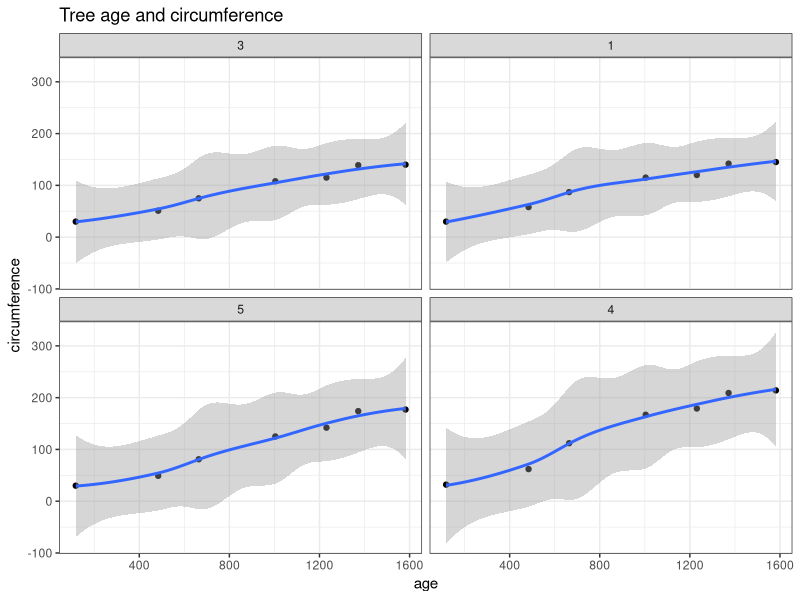
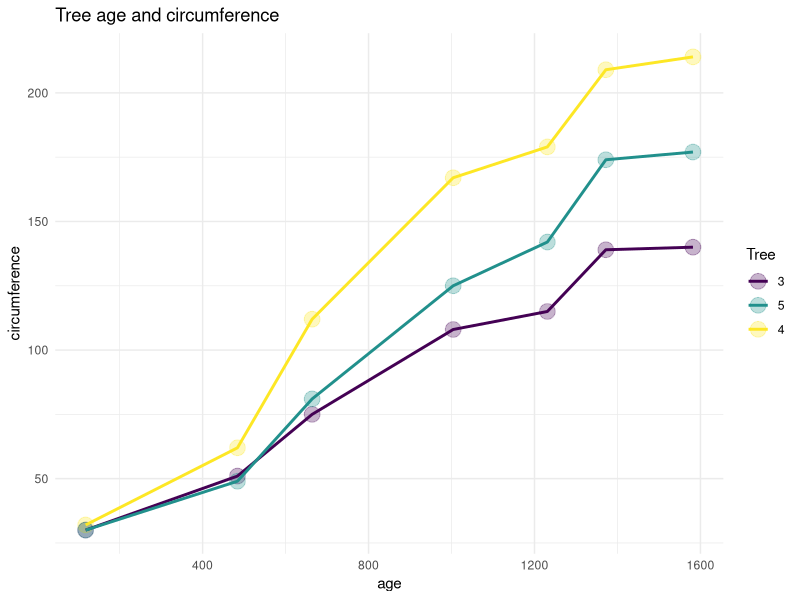

R code for these plots, in order:
library(tidyverse)
view(Orange)


# two numeric variables and one categorical variable
# Tree column has numbers which matches for a tree e.g oak tree

Orange %>% 
  filter(Tree != 2) %>% 
  ggplot(aes(age, circumference))+
  geom_point()+
  geom_smooth()+
  facet_wrap(~Tree)+
  theme_bw()+
  labs(title = "Tree age and circumference")


Orange %>% 
  filter(Tree != "1" & Tree != "2") %>% 
  ggplot(aes(age, circumference, colour = Tree))+
  geom_point(size = 5, alpha = 0.3)+
  geom_line(size = 1)+
  theme_minimal()+
  labs(title = "Tree age and circumference")
  

